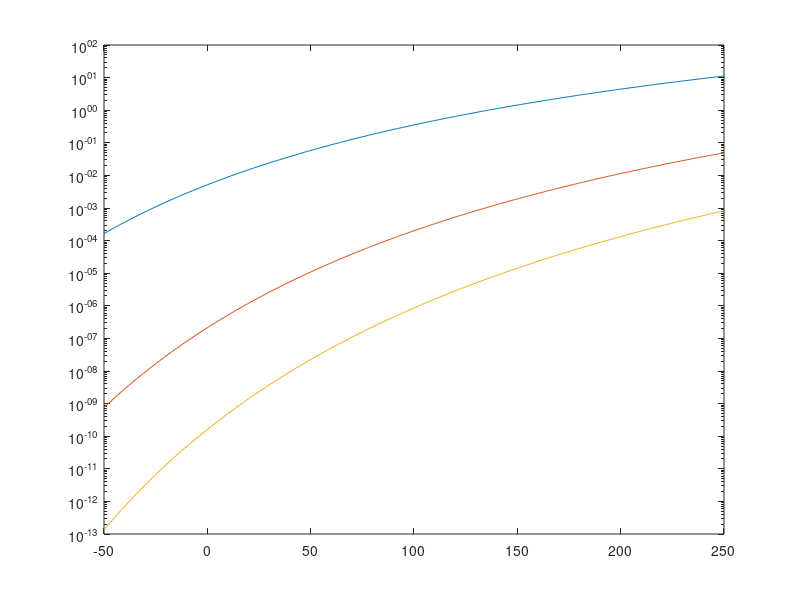

MATLAB code to generate this figure: (Note: this script raises an error after producing the figure.)
%
%   This program plots Si, Ge, and GaAs conductivities
%   as a function of temperature as described in Example 6.1
% 
%   Copyright (c) 1999 by P.Bretchko and R.Ludwig
%   "RF Circuit Design: Theory and Practice"
%

close all; % close all opened graphs
clear all; % clear all variables
figure;    % open new graph

% define physical constants
q=1.60218e-19; % electron charge
k=1.38066e-23; % Boltzmann's constant

% define material properties
Nc_300=[1.04e19 2.8e19  4.7e17]; % effective carrier concentration 
                                 % in conduction band at T=300K
Nv_300=[6e18    1.04e19 7e18];   % effective carrier concentration 
                                 % in valence band at T=300K
mu_n=  [3900    1500    8500];   % electron mobility
mu_p=  [1900    450     400];    % hole mobility
Wg=    [0.66    1.12    1.424];  % band-gap energy in eV
%        |       |       |
%        |       |       +-------- GaAs
%        |       | 
%        |       +---------------- Si
%        |       
%        +------------------------ Ge

T0=273;
T=-50:250; % temperature range in Centigrade

sigma=zeros([3 length(T)]);

for s=1:3  % loop through all semiconductor materials
   Nc=Nc_300(s)*((T+T0)/300).^(3/2);
   Nv=Nv_300(s)*((T+T0)/300).^(3/2);
   sigma(s,:)=q*sqrt(Nc.*Nv).*exp(-Wg(s)./(2*k*(T+T0)/q))*(mu_n(s)+mu_p(s));
end;

semilogy(T,sigma(1,:),T,sigma(2,:),T,sigma(3,:));
legend('Ge','Si','GaAs',2);
title('Conductivity of semiconductor at different temperatures');
xlabel('Temperature, {\circ}C');
ylabel('Conductivity \sigma, \Omega^{-1}cm^{-1}');

%print -deps 'fig6_2.eps'
